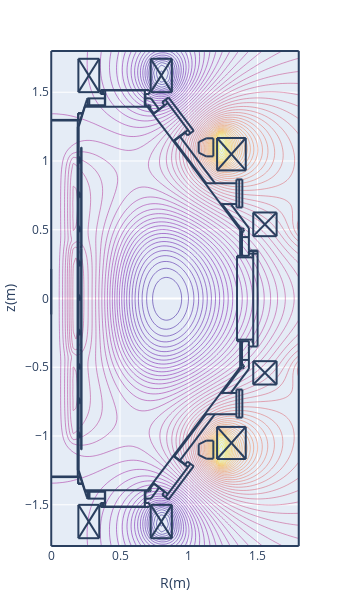

Notebook cell for this chart:
### Code cell
cond = sb.calc_equilibrium(condition, verbose=1)

### Figure 1 — Plotly figure (JSON) as saved in the notebook; plotly's stock layout.template omitted (floating-point values rounded to 4 significant figures; data arrays with more than 128 entries replaced by an {"elided": "..."} marker saying what was removed)
{"data": [{"contours": {"coloring": "lines"}, "dx": 0.02, "dy": 0.02, "ncontours": 100, "showscale": false, "type": "contour", "x0": 0, "y0": -1.8, "z": {"elided": "181x91 float values"}}], "layout": {"height": 597.3, "margin": {"autoexpand": false, "b": 50, "l": 50, "r": 50, "t": 50}, "shapes": [{"type": "line", "x0": 0.2652, "x1": 0.2652, "y0": -1.406, "y1": -1.455}, {"type": "line", "x0": 0.2766, "x1": 0.2766, "y0": -1.406, "y1": -1.455}, {"type": "line", "x0": 0.1927, "x1": 0.1927, "y0": -1.299, "y1": 1.299}, {"type": "line", "x0": 0.1927, "x1": 0.1927, "y0": -1.249, "y1": 1.249}, {"type": "line", "x0": 0.195, "x1": 0.195, "y0": -1.251, "y1": 1.249}, {"type": "line", "x0": 0.1995, "x1": 0.1995, "y0": -1.249, "y1": 1.249}, {"type": "line", "x0": 1.376, "x1": 0.7005, "y0": 0.4965, "y1": 1.394}, {"type": "line", "x0": 0.2199, "x1": 0.2199, "y0": 0.3695, "y1": 1.099}, {"type": "line", "x0": 0.2176, "x1": 0.2176, "y0": 0.3695, "y1": 1.099}, {"type": "line", "x0": 1.376, "x1": 0.7005, "y0": -0.4965, "y1": -1.394}, {"type": "line", "x0": 0.2176, "x1": 0.2176, "y0": -0.3695, "y1": -1.099}, {"type": "line", "x0": 0.2199, "x1": 0.2199, "y0": -0.3695, "y1": -1.099}, {"type": "line", "x0": 0.1995, "x1": 0.2448, "y0": -1.249, "y1": -1.394}, {"type": "line", "x0": 0.1972, "x1": 0.1972, "y0": -1.299, "y1": -1.344}, {"type": "line", "x0": 0.195, "x1": 0.195, "y0": -1.299, "y1": -1.349}, {"type": "line", "x0": 0.195, "x1": 0.229, "y0": -1.349, "y1": -1.349}, {"type": "line", "x0": 0.195, "x1": 0.2267, "y0": -1.344, "y1": -1.344}, {"type": "line", "x0": 0.1995, "x1": 0.1995, "y0": -0.9975, "y1": -0.9748}, {"type": "line", "x0": 0.2086, "x1": 0.2086, "y0": -1.009, "y1": -0.9907}, {"type": "line", "x0": 0.2086, "x1": 0.2086, "y0": -1.009, "y1": -0.9929}, {"type": "line", "x0": 0.2063, "x1": 0.2063, "y0": -1.011, "y1": -0.9748}, {"type": "line", "x0": 0, "x1": 0.2108, "y0": -1.294, "y1": -1.294}, {"type": "line", "x0": 0, "x1": 0.2131, "y0": -1.299, "y1": -1.299}, {"type": "line", "x0": 0.1995, "x1": 0.1995, "y0": -1.011, "y1": -1.002}, {"type": "line", "x0": 0.2063, "x1": 0.2086, "y0": -1.007, "y1": -1.007}, {"type": "line", "x0": 0.2086, "x1": 0.2086, "y0": -1.004, "y1": -1.004}, {"type": "line", "x0": 0.2086, "x1": 0.2176, "y0": -1.009, "y1": -1.009}, {"type": "line", "x0": 0.1995, "x1": 0.2063, "y0": -1.011, "y1": -1.011}, {"type": "line", "x0": 0.2199, "x1": 0.2176, "y0": -1.099, "y1": -1.099}, {"type": "line", "x0": 0.2063, "x1": 0.2086, "y0": -0.9929, "y1": -0.9929}, {"type": "line", "x0": 0.2086, "x1": 0.2086, "y0": -0.9975, "y1": -0.9975}, {"type": "line", "x0": 0.2086, "x1": 0.2176, "y0": -0.9929, "y1": -0.9929}, {"type": "line", "x0": 0.2086, "x1": 0.2176, "y0": -0.9907, "y1": -0.9907}, {"type": "line", "x0": 0.1995, "x1": 0.2063, "y0": -0.9748, "y1": -0.9748}, {"type": "line", "x0": 0.2086, "x1": 0.2176, "y0": -0.7594, "y1": -0.7594}, {"type": "line", "x0": 0.1995, "x1": 0.2063, "y0": -0.7617, "y1": -0.7617}, {"type": "line", "x0": 0.2086, "x1": 0.2086, "y0": -0.7594, "y1": -0.7413}, {"type": "line", "x0": 0.2086, "x1": 0.2086, "y0": -0.7594, "y1": -0.739}, {"type": "line", "x0": 0.1995, "x1": 0.1995, "y0": -0.7617, "y1": -0.7526}, {"type": "line", "x0": 0.2063, "x1": 0.2063, "y0": -0.7617, "y1": -0.7254}, {"type": "line", "x0": 0.1995, "x1": 0.2063, "y0": -0.7254, "y1": -0.7254}, {"type": "line", "x0": 0.2086, "x1": 0.2176, "y0": -0.739, "y1": -0.739}, {"type": "line", "x0": 0.2086, "x1": 0.2176, "y0": -0.7413, "y1": -0.7413}, {"type": "line", "x0": 0.2086, "x1": 0.2086, "y0": -0.7526, "y1": -0.7526}, {"type": "line", "x0": 0.2063, "x1": 0.2086, "y0": -0.7572, "y1": -0.7572}, {"type": "line", "x0": 0.2086, "x1": 0.2086, "y0": -0.7458, "y1": -0.7458}, {"type": "line", "x0": 0.2063, "x1": 0.2086, "y0": -0.7436, "y1": -0.7436}, {"type": "line", "x0": 0.1995, "x1": 0.1995, "y0": -0.7481, "y1": -0.7254}, {"type": "line", "x0": 0.3582, "x1": 0.7141, "y0": -1.517, "y1": -1.517}, {"type": "line", "x0": 0.3854, "x1": 0.6869, "y0": -1.514, "y1": -1.514}, {"type": "line", "x0": 0.3854, "x1": 0.6869, "y0": -1.514, "y1": -1.514}, {"type": "line", "x0": 0.2426, "x1": 0.7096, "y0": -1.394, "y1": -1.394}, {"type": "line", "x0": 0.3922, "x1": 0.3922, "y0": -1.514, "y1": -1.394}, {"type": "line", "x0": 0.3582, "x1": 0.3582, "y0": -1.517, "y1": -1.487}, {"type": "line", "x0": 0.3786, "x1": 0.3786, "y0": -1.517, "y1": -1.487}, {"type": "line", "x0": 0.3695, "x1": 0.3695, "y0": -1.517, "y1": -1.487}, {"type": "line", "x0": 0.3831, "x1": 0.3831, "y0": -1.517, "y1": -1.512}, {"type": "line", "x0": 0.3831, "x1": 0.3854, "y0": -1.512, "y1": -1.514}, {"type": "line", "x0": 0.3854, "x1": 0.3854, "y0": -1.514, "y1": -1.514}, {"type": "line", "x0": 0.3899, "x1": 0.263, "y0": -1.455, "y1": -1.455}, {"type": "line", "x0": 0.3582, "x1": 0.3899, "y0": -1.487, "y1": -1.487}, {"type": "line", "x0": 0.2471, "x1": 0.3899, "y0": -1.406, "y1": -1.406}, {"type": "line", "x0": 0.2766, "x1": 0.2766, "y0": -1.455, "y1": -1.406}, {"type": "line", "x0": 0.2652, "x1": 0.2652, "y0": -1.455, "y1": -1.406}, {"type": "line", "x0": 0.2584, "x1": 0.263, "y0": -1.444, "y1": -1.455}, {"type": "line", "x0": 0.2426, "x1": 0.2448, "y0": -1.394, "y1": -1.392}, {"type": "line", "x0": 0.3899, "x1": 0.3899, "y0": -1.487, "y1": -1.394}, {"type": "line", "x0": 0.6801, "x1": 0.6801, "y0": -1.514, "y1": -1.394}, {"type": "line", "x0": 0.7141, "x1": 0.7141, "y0": -1.517, "y1": -1.487}, {"type": "line", "x0": 0.6914, "x1": 0.6914, "y0": -1.517, "y1": -1.512}, {"type": "line", "x0": 0.6914, "x1": 0.6869, "y0": -1.512, "y1": -1.514}, {"type": "line", "x0": 0.6869, "x1": 0.6869, "y0": -1.514, "y1": -1.514}, {"type": "line", "x0": 0.6846, "x1": 0.6846, "y0": -1.487, "y1": -1.394}, {"type": "line", "x0": 0.6846, "x1": 0.7141, "y0": -1.487, "y1": -1.487}, {"type": "line", "x0": 0.7254, "x1": 0.6846, "y0": -1.455, "y1": -1.455}, {"type": "line", "x0": 0.7118, "x1": 0.705, "y0": -1.392, "y1": -1.387}, {"type": "line", "x0": 0.7055, "x1": 0.715, "y0": -1.4, "y1": -1.402}, {"type": "line", "x0": 0.715, "x1": 0.7223, "y0": -1.402, "y1": -1.397}, {"type": "line", "x0": 0.7223, "x1": 0.7248, "y0": -1.397, "y1": -1.389}, {"type": "line", "x0": 0.7248, "x1": 0.7198, "y0": -1.389, "y1": -1.381}, {"type": "line", "x0": 0.6846, "x1": 0.7005, "y0": -1.406, "y1": -1.406}, {"type": "line", "x0": 0.2199, "x1": 0.2199, "y0": -0.3627, "y1": 0.3627}, {"type": "line", "x0": 0.2176, "x1": 0.2176, "y0": -0.3627, "y1": 0.3627}, {"type": "line", "x0": 0.1995, "x1": 0.1995, "y0": -0.4965, "y1": -0.4761}, {"type": "line", "x0": 0.2063, "x1": 0.2063, "y0": -0.5123, "y1": -0.4761}, {"type": "line", "x0": 0.1995, "x1": 0.1995, "y0": -0.5123, "y1": -0.5033}, {"type": "line", "x0": 0.2086, "x1": 0.2086, "y0": -0.5101, "y1": -0.4897}, {"type": "line", "x0": 0.2086, "x1": 0.2086, "y0": -0.5101, "y1": -0.4919}, {"type": "line", "x0": 0.2086, "x1": 0.2176, "y0": -0.5101, "y1": -0.5101}, {"type": "line", "x0": 0.2063, "x1": 0.2086, "y0": -0.4942, "y1": -0.4942}, {"type": "line", "x0": 0.2086, "x1": 0.2086, "y0": -0.4965, "y1": -0.4965}, {"type": "line", "x0": 0.2063, "x1": 0.2086, "y0": -0.5055, "y1": -0.5055}, {"type": "line", "x0": 0.2086, "x1": 0.2086, "y0": -0.5033, "y1": -0.5033}, {"type": "line", "x0": 0.2086, "x1": 0.2176, "y0": -0.4919, "y1": -0.4919}, {"type": "line", "x0": 0.2086, "x1": 0.2176, "y0": -0.4897, "y1": -0.4897}, {"type": "line", "x0": 0.1995, "x1": 0.2063, "y0": -0.5123, "y1": -0.5123}, {"type": "line", "x0": 0.1995, "x1": 0.2063, "y0": -0.4761, "y1": -0.4761}, {"type": "line", "x0": 0.2154, "x1": 0.2176, "y0": -0.365, "y1": -0.3627}, {"type": "line", "x0": 0.2206, "x1": 0.2218, "y0": -0.3642, "y1": -0.3614}, {"type": "line", "x0": 0.2199, "x1": 0.2176, "y0": -0.3695, "y1": -0.3695}, {"type": "line", "x0": 0.2176, "x1": 0.2154, "y0": -0.3786, "y1": -0.3786}, {"type": "line", "x0": 0.2154, "x1": 0.2154, "y0": -0.3786, "y1": -0.3695}, {"type": "line", "x0": 0.2176, "x1": 0.2176, "y0": -0.3786, "y1": -0.3695}, {"type": "line", "x0": 0.2169, "x1": 0.2157, "y0": -0.365, "y1": -0.3678}, {"type": "line", "x0": 0.2183, "x1": 0.2177, "y0": -0.3664, "y1": -0.3678}, {"type": "line", "x0": 0.2176, "x1": 0.2199, "y0": -0.3673, "y1": -0.365}, {"type": "line", "x0": 0.2192, "x1": 0.2197, "y0": -0.3628, "y1": -0.3614}, {"type": "line", "x0": 0.1995, "x1": 0.1995, "y0": -0.263, "y1": -0.2516}, {"type": "line", "x0": 0.2063, "x1": 0.2063, "y0": -0.263, "y1": -0.2267}, {"type": "line", "x0": 0.2086, "x1": 0.2086, "y0": -0.2607, "y1": -0.2426}, {"type": "line", "x0": 0.2086, "x1": 0.2086, "y0": -0.2607, "y1": -0.2403}, {"type": "line", "x0": 0.2086, "x1": 0.2176, "y0": -0.2607, "y1": -0.2607}, {"type": "line", "x0": 0.2086, "x1": 0.2086, "y0": -0.2539, "y1": -0.2539}, {"type": "line", "x0": 0.2063, "x1": 0.2086, "y0": -0.2562, "y1": -0.2562}, {"type": "line", "x0": 0.1995, "x1": 0.2063, "y0": -0.263, "y1": -0.263}, {"type": "line", "x0": 0.1995, "x1": 0.1995, "y0": -0.2471, "y1": -0.2267}, {"type": "line", "x0": 0.2086, "x1": 0.2176, "y0": -0.2403, "y1": -0.2403}, {"type": "line", "x0": 0.2086, "x1": 0.2176, "y0": -0.2426, "y1": -0.2426}, {"type": "line", "x0": 0.2086, "x1": 0.2086, "y0": -0.2471, "y1": -0.2471}, {"type": "line", "x0": 0.2063, "x1": 0.2086, "y0": -0.2426, "y1": -0.2426}, {"type": "line", "x0": 0.1995, "x1": 0.2063, "y0": -0.2267, "y1": -0.2267}, {"type": "line", "x0": 0.1995, "x1": 0.2063, "y0": -0.01133, "y1": -0.01133}, {"type": "line", "x0": 0.1995, "x1": 0.2063, "y0": 0.02494, "y1": 0.02494}, {"type": "line", "x0": 0.1995, "x1": 0.1995, "y0": -0.01133, "y1": -0.002267}, {"type": "line", "x0": 0.1995, "x1": 0.1995, "y0": 0.002267, "y1": 0.02494}, {"type": "line", "x0": 0.2063, "x1": 0.2063, "y0": -0.01133, "y1": 0.02494}, {"type": "line", "x0": 0.2086, "x1": 0.2086, "y0": -0.009068, "y1": 0.006801}, {"type": "line", "x0": 0.2086, "x1": 0.2086, "y0": -0.009068, "y1": 0.009068}, {"type": "line", "x0": 0.2086, "x1": 0.2176, "y0": -0.009068, "y1": -0.009068}, {"type": "line", "x0": 0.2086, "x1": 0.2086, "y0": -0.004534, "y1": -0.004534}, {"type": "line", "x0": 0.2063, "x1": 0.2086, "y0": -0.006801, "y1": -0.006801}, {"type": "line", "x0": 0.2086, "x1": 0.2176, "y0": 0.009068, "y1": 0.009068}, {"type": "line", "x0": 0.2086, "x1": 0.2176, "y0": 0.006801, "y1": 0.006801}, {"type": "line", "x0": 0.2086, "x1": 0.2086, "y0": 0.002267, "y1": 0.002267}, {"type": "line", "x0": 0.2063, "x1": 0.2086, "y0": 0.006801, "y1": 0.006801}, {"type": "line", "x0": 0.2176, "x1": 0.2176, "y0": 0.3786, "y1": 0.3695}, {"type": "line", "x0": 0.2154, "x1": 0.2154, "y0": 0.3786, "y1": 0.3695}, {"type": "line", "x0": 0.1995, "x1": 0.1995, "y0": 0.2516, "y1": 0.2743}, {"type": "line", "x0": 0.2063, "x1": 0.2063, "y0": 0.238, "y1": 0.2743}, {"type": "line", "x0": 0.2086, "x1": 0.2086, "y0": 0.2403, "y1": 0.2607}, {"type": "line", "x0": 0.1995, "x1": 0.2063, "y0": 0.238, "y1": 0.238}, {"type": "line", "x0": 0.1995, "x1": 0.1995, "y0": 0.238, "y1": 0.2471}, {"type": "line", "x0": 0.2063, "x1": 0.2086, "y0": 0.2562, "y1": 0.2562}, {"type": "line", "x0": 0.2086, "x1": 0.2086, "y0": 0.2539, "y1": 0.2539}, {"type": "line", "x0": 0.2086, "x1": 0.2176, "y0": 0.2584, "y1": 0.2584}, {"type": "line", "x0": 0.2063, "x1": 0.2086, "y0": 0.2426, "y1": 0.2426}, {"type": "line", "x0": 0.2086, "x1": 0.2086, "y0": 0.2471, "y1": 0.2471}, {"type": "line", "x0": 0.2086, "x1": 0.2176, "y0": 0.2403, "y1": 0.2403}, {"type": "line", "x0": 0.2086, "x1": 0.2086, "y0": 0.2403, "y1": 0.2584}, {"type": "line", "x0": 0.2086, "x1": 0.2176, "y0": 0.2607, "y1": 0.2607}, {"type": "line", "x0": 0.1995, "x1": 0.2063, "y0": 0.2743, "y1": 0.2743}, {"type": "line", "x0": 0.2177, "x1": 0.2183, "y0": 0.3696, "y1": 0.3682}, {"type": "line", "x0": 0.2157, "x1": 0.2169, "y0": 0.3696, "y1": 0.3668}, {"type": "line", "x0": 0.2176, "x1": 0.2199, "y0": 0.3673, "y1": 0.365}, {"type": "line", "x0": 0.2218, "x1": 0.2206, "y0": 0.3632, "y1": 0.366}, {"type": "line", "x0": 0.2154, "x1": 0.2176, "y0": 0.365, "y1": 0.3627}, {"type": "line", "x0": 0.2197, "x1": 0.2192, "y0": 0.3632, "y1": 0.3646}, {"type": "line", "x0": 0.2199, "x1": 0.2176, "y0": 0.3695, "y1": 0.3695}, {"type": "line", "x0": 0.2176, "x1": 0.2154, "y0": 0.3786, "y1": 0.3786}, {"type": "line", "x0": 0.1995, "x1": 0.1995, "y0": 0.5033, "y1": 0.5237}, {"type": "line", "x0": 0.1995, "x1": 0.1995, "y0": 0.4874, "y1": 0.4965}, {"type": "line", "x0": 0.2063, "x1": 0.2063, "y0": 0.4874, "y1": 0.5237}, {"type": "line", "x0": 0.2086, "x1": 0.2086, "y0": 0.4897, "y1": 0.5078}, {"type": "line", "x0": 0.2086, "x1": 0.2086, "y0": 0.4897, "y1": 0.5101}, {"type": "line", "x0": 0.2086, "x1": 0.2176, "y0": 0.4897, "y1": 0.4897}, {"type": "line", "x0": 0.2086, "x1": 0.2086, "y0": 0.4965, "y1": 0.4965}, {"type": "line", "x0": 0.2063, "x1": 0.2086, "y0": 0.4942, "y1": 0.4942}, {"type": "line", "x0": 0.2086, "x1": 0.2176, "y0": 0.5101, "y1": 0.5101}, {"type": "line", "x0": 0.2086, "x1": 0.2176, "y0": 0.5078, "y1": 0.5078}, {"type": "line", "x0": 0.2086, "x1": 0.2086, "y0": 0.5033, "y1": 0.5033}, {"type": "line", "x0": 0.2063, "x1": 0.2086, "y0": 0.5055, "y1": 0.5055}, {"type": "line", "x0": 0.1995, "x1": 0.2063, "y0": 0.4874, "y1": 0.4874}, {"type": "line", "x0": 0.1995, "x1": 0.2063, "y0": 0.5237, "y1": 0.5237}, {"type": "line", "x0": 1.501, "x1": 1.501, "y0": 0.3491, "y1": -0.3491}, {"type": "line", "x0": 1.351, "x1": 1.351, "y0": 0.3106, "y1": -0.3106}, {"type": "line", "x0": 1.469, "x1": 1.469, "y0": 0.3491, "y1": -0.3491}, {"type": "line", "x0": 1.387, "x1": 1.387, "y0": -0.3106, "y1": -0.4965}, {"type": "line", "x0": 1.374, "x1": 1.374, "y0": -0.3106, "y1": -0.4965}, {"type": "line", "x0": 1.462, "x1": 1.462, "y0": -0.3196, "y1": -0.3106}, {"type": "line", "x0": 1.437, "x1": 1.437, "y0": -0.3106, "y1": -0.3491}, {"type": "line", "x0": 1.437, "x1": 1.501, "y0": -0.3491, "y1": -0.3491}, {"type": "line", "x0": 1.437, "x1": 1.437, "y0": -0.3491, "y1": -0.5123}, {"type": "line", "x0": 1.379, "x1": 1.392, "y0": -0.5069, "y1": -0.5093}, {"type": "line", "x0": 1.392, "x1": 1.402, "y0": -0.5093, "y1": -0.4997}, {"type": "line", "x0": 1.402, "x1": 1.4, "y0": -0.4997, "y1": -0.4862}, {"type": "line", "x0": 1.4, "x1": 1.388, "y0": -0.4862, "y1": -0.48}, {"type": "line", "x0": 1.374, "x1": 1.374, "y0": -0.4965, "y1": -0.4987}, {"type": "line", "x0": 1.383, "x1": 1.378, "y0": -0.501, "y1": -0.4965}, {"type": "line", "x0": 1.387, "x1": 1.437, "y0": -0.4466, "y1": -0.4466}, {"type": "line", "x0": 1.462, "x1": 1.469, "y0": -0.3196, "y1": -0.3196}, {"type": "line", "x0": 1.351, "x1": 1.469, "y0": -0.2992, "y1": -0.2992}, {"type": "line", "x0": 1.351, "x1": 1.437, "y0": -0.3106, "y1": -0.3106}, {"type": "line", "x0": 1.462, "x1": 1.469, "y0": -0.3106, "y1": -0.3106}, {"type": "line", "x0": 1.437, "x1": 1.437, "y0": 0.5123, "y1": 0.3514}, {"type": "line", "x0": 1.387, "x1": 1.387, "y0": 0.4965, "y1": 0.3106}, {"type": "line", "x0": 1.374, "x1": 1.374, "y0": 0.4965, "y1": 0.3106}, {"type": "line", "x0": 1.437, "x1": 1.501, "y0": 0.3491, "y1": 0.3491}, {"type": "line", "x0": 1.501, "x1": 1.437, "y0": 0.3264, "y1": 0.3264}, {"type": "line", "x0": 1.501, "x1": 1.437, "y0": 0.3446, "y1": 0.3446}, {"type": "line", "x0": 1.351, "x1": 1.469, "y0": 0.2992, "y1": 0.2992}, {"type": "line", "x0": 1.351, "x1": 1.437, "y0": 0.3106, "y1": 0.3106}, {"type": "line", "x0": 1.462, "x1": 1.462, "y0": 0.3196, "y1": 0.3106}, {"type": "line", "x0": 1.437, "x1": 1.437, "y0": 0.3514, "y1": 0.3106}, {"type": "line", "x0": 1.462, "x1": 1.469, "y0": 0.3106, "y1": 0.3106}, {"type": "line", "x0": 1.462, "x1": 1.469, "y0": 0.3196, "y1": 0.3196}, {"type": "line", "x0": 1.388, "x1": 1.4, "y0": 0.4818, "y1": 0.488}, {"type": "line", "x0": 1.4, "x1": 1.402, "y0": 0.488, "y1": 0.5015}, {"type": "line", "x0": 1.402, "x1": 1.392, "y0": 0.5015, "y1": 0.5111}, {"type": "line", "x0": 1.392, "x1": 1.379, "y0": 0.5111, "y1": 0.5088}, {"type": "line", "x0": 1.387, "x1": 1.437, "y0": 0.4466, "y1": 0.4466}, {"type": "line", "x0": 1.374, "x1": 1.374, "y0": 0.4965, "y1": 0.4987}, {"type": "line", "x0": 1.383, "x1": 1.378, "y0": 0.501, "y1": 0.4965}, {"type": "line", "x0": 0.1995, "x1": 0.2448, "y0": 1.249, "y1": 1.394}, {"type": "line", "x0": 0.1995, "x1": 0.1995, "y0": 0.7526, "y1": 0.773}, {"type": "line", "x0": 0.2063, "x1": 0.2063, "y0": 0.7368, "y1": 0.773}, {"type": "line", "x0": 0.1995, "x1": 0.1995, "y0": 0.7368, "y1": 0.7481}, {"type": "line", "x0": 0.2063, "x1": 0.2086, "y0": 0.7572, "y1": 0.7572}, {"type": "line", "x0": 0.2086, "x1": 0.2086, "y0": 0.7526, "y1": 0.7526}, {"type": "line", "x0": 0.2063, "x1": 0.2086, "y0": 0.7436, "y1": 0.7436}, {"type": "line", "x0": 0.2086, "x1": 0.2086, "y0": 0.7458, "y1": 0.7458}, {"type": "line", "x0": 0.2086, "x1": 0.2086, "y0": 0.739, "y1": 0.7594}, {"type": "line", "x0": 0.2086, "x1": 0.2086, "y0": 0.739, "y1": 0.7572}, {"type": "line", "x0": 0.2086, "x1": 0.2176, "y0": 0.739, "y1": 0.739}, {"type": "line", "x0": 0.2086, "x1": 0.2176, "y0": 0.7572, "y1": 0.7572}, {"type": "line", "x0": 0.2086, "x1": 0.2176, "y0": 0.7594, "y1": 0.7594}, {"type": "line", "x0": 0.1995, "x1": 0.2063, "y0": 0.7368, "y1": 0.7368}, {"type": "line", "x0": 0.1995, "x1": 0.2063, "y0": 0.773, "y1": 0.773}, {"type": "line", "x0": 0.2086, "x1": 0.2086, "y0": 0.9907, "y1": 1.009}, {"type": "line", "x0": 0.2086, "x1": 0.2086, "y0": 0.9907, "y1": 1.007}, {"type": "line", "x0": 0.2086, "x1": 0.2176, "y0": 0.9907, "y1": 0.9907}, {"type": "line", "x0": 0.2086, "x1": 0.2176, "y0": 1.007, "y1": 1.007}, {"type": "line", "x0": 0.2086, "x1": 0.2176, "y0": 1.009, "y1": 1.009}, {"type": "line", "x0": 0.2063, "x1": 0.2063, "y0": 0.9884, "y1": 1.025}, {"type": "line", "x0": 0.2086, "x1": 0.2086, "y0": 1.009, "y1": 1.025}, {"type": "line", "x0": 0.1995, "x1": 0.1995, "y0": 1.002, "y1": 1.025}, {"type": "line", "x0": 0.1995, "x1": 0.1995, "y0": 1.002, "y1": 1.025}, {"type": "line", "x0": 0.1995, "x1": 0.1995, "y0": 0.9884, "y1": 0.9975}, {"type": "line", "x0": 0.2086, "x1": 0.2086, "y0": 1.009, "y1": 1.025}, {"type": "line", "x0": 0.2063, "x1": 0.2063, "y0": 0.9884, "y1": 1.025}, {"type": "line", "x0": 0.2086, "x1": 0.2176, "y0": 1.009, "y1": 1.009}, {"type": "line", "x0": 0.2086, "x1": 0.2176, "y0": 1.007, "y1": 1.007}, {"type": "line", "x0": 0.2086, "x1": 0.2176, "y0": 0.9907, "y1": 0.9907}, {"type": "line", "x0": 0.2086, "x1": 0.2086, "y0": 0.9907, "y1": 1.007}, {"type": "line", "x0": 0.2086, "x1": 0.2086, "y0": 0.9907, "y1": 1.009}, {"type": "line", "x0": 0.2086, "x1": 0.2086, "y0": 0.9952, "y1": 0.9952}, {"type": "line", "x0": 0.2086, "x1": 0.2086, "y0": 0.9884, "y1": 0.9907}, {"type": "line", "x0": 0.2063, "x1": 0.2086, "y0": 0.9929, "y1": 0.9929}, {"type": "line", "x0": 0.2086, "x1": 0.2086, "y0": 1.002, "y1": 1.002}, {"type": "line", "x0": 0.2063, "x1": 0.2086, "y0": 1.007, "y1": 1.007}, {"type": "line", "x0": 0.1995, "x1": 0.2086, "y0": 0.9884, "y1": 0.9884}, {"type": "line", "x0": 0.1995, "x1": 0.2086, "y0": 1.025, "y1": 1.025}, {"type": "line", "x0": 0.1995, "x1": 0.2086, "y0": 1.025, "y1": 1.025}, {"type": "line", "x0": 0.2063, "x1": 0.2086, "y0": 1.007, "y1": 1.007}, {"type": "line", "x0": 0.2086, "x1": 0.2086, "y0": 1.002, "y1": 1.002}, {"type": "line", "x0": 0.2063, "x1": 0.2086, "y0": 0.9929, "y1": 0.9929}, {"type": "line", "x0": 0.2086, "x1": 0.2086, "y0": 0.9884, "y1": 0.9907}, {"type": "line", "x0": 0.2086, "x1": 0.2086, "y0": 0.9952, "y1": 0.9952}, {"type": "line", "x0": 0.1995, "x1": 0.1995, "y0": 0.9884, "y1": 0.9975}, {"type": "line", "x0": 0.1995, "x1": 0.2086, "y0": 0.9884, "y1": 0.9884}, {"type": "line", "x0": 0.2199, "x1": 0.2176, "y0": 1.099, "y1": 1.099}, {"type": "line", "x0": 0, "x1": 0.2131, "y0": 1.299, "y1": 1.299}, {"type": "line", "x0": 0, "x1": 0.2108, "y0": 1.294, "y1": 1.294}, {"type": "line", "x0": 0.195, "x1": 0.2267, "y0": 1.344, "y1": 1.344}, {"type": "line", "x0": 0.195, "x1": 0.229, "y0": 1.349, "y1": 1.349}, {"type": "line", "x0": 0.195, "x1": 0.195, "y0": 1.299, "y1": 1.349}, {"type": "line", "x0": 0.1972, "x1": 0.1972, "y0": 1.299, "y1": 1.344}, {"type": "line", "x0": 0.2426, "x1": 0.2448, "y0": 1.394, "y1": 1.392}, {"type": "line", "x0": 0.7096, "x1": 0.7028, "y0": 1.394, "y1": 1.39}, {"type": "line", "x0": 0.718, "x1": 0.723, "y0": 1.385, "y1": 1.393}, {"type": "line", "x0": 0.723, "x1": 0.7205, "y0": 1.393, "y1": 1.402}, {"type": "line", "x0": 0.7205, "x1": 0.7132, "y0": 1.402, "y1": 1.407}, {"type": "line", "x0": 0.7132, "x1": 0.7037, "y0": 1.407, "y1": 1.404}, {"type": "line", "x0": 0.2426, "x1": 0.7096, "y0": 1.394, "y1": 1.394}, {"type": "line", "x0": 0.3854, "x1": 0.6869, "y0": 1.514, "y1": 1.514}, {"type": "line", "x0": 0.3854, "x1": 0.6869, "y0": 1.514, "y1": 1.514}, {"type": "line", "x0": 0.3582, "x1": 0.7141, "y0": 1.517, "y1": 1.517}, {"type": "line", "x0": 0.3899, "x1": 0.263, "y0": 1.455, "y1": 1.455}, {"type": "line", "x0": 0.2471, "x1": 0.3899, "y0": 1.406, "y1": 1.406}, {"type": "line", "x0": 0.3582, "x1": 0.3899, "y0": 1.487, "y1": 1.487}, {"type": "line", "x0": 0.2584, "x1": 0.263, "y0": 1.444, "y1": 1.455}, {"type": "line", "x0": 0.2652, "x1": 0.2652, "y0": 1.455, "y1": 1.406}, {"type": "line", "x0": 0.2766, "x1": 0.2766, "y0": 1.455, "y1": 1.406}, {"type": "line", "x0": 0.3582, "x1": 0.3582, "y0": 1.517, "y1": 1.487}, {"type": "line", "x0": 0.3899, "x1": 0.3899, "y0": 1.487, "y1": 1.394}, {"type": "line", "x0": 0.3922, "x1": 0.3922, "y0": 1.514, "y1": 1.394}, {"type": "line", "x0": 0.3854, "x1": 0.3854, "y0": 1.514, "y1": 1.514}, {"type": "line", "x0": 0.3831, "x1": 0.3854, "y0": 1.512, "y1": 1.514}, {"type": "line", "x0": 0.3831, "x1": 0.3831, "y0": 1.517, "y1": 1.512}, {"type": "line", "x0": 0.3695, "x1": 0.3695, "y0": 1.517, "y1": 1.487}, {"type": "line", "x0": 0.3786, "x1": 0.3786, "y0": 1.517, "y1": 1.487}, {"type": "line", "x0": 0.6846, "x1": 0.6846, "y0": 1.487, "y1": 1.394}, {"type": "line", "x0": 0.6801, "x1": 0.6801, "y0": 1.514, "y1": 1.394}, {"type": "line", "x0": 0.6846, "x1": 0.7005, "y0": 1.406, "y1": 1.406}, {"type": "line", "x0": 0.6846, "x1": 0.7141, "y0": 1.487, "y1": 1.487}, {"type": "line", "x0": 0.6869, "x1": 0.6869, "y0": 1.514, "y1": 1.514}, {"type": "line", "x0": 0.6914, "x1": 0.6869, "y0": 1.512, "y1": 1.514}, {"type": "line", "x0": 0.6914, "x1": 0.6914, "y0": 1.517, "y1": 1.512}, {"type": "line", "x0": 0.7141, "x1": 0.7141, "y0": 1.517, "y1": 1.487}, {"type": "line", "x0": 0.7254, "x1": 0.6846, "y0": 1.455, "y1": 1.455}, {"type": "line", "x0": 0.7844, "x1": 0.7254, "y0": 1.376, "y1": 1.455}, {"type": "line", "x0": 0.7458, "x1": 0.7005, "y0": 1.347, "y1": 1.406}, {"type": "line", "x0": 0, "x1": 0, "y0": 0.2154, "y1": -0.1156}, {"type": "line", "x0": 0.7844, "x1": 0.7254, "y0": -1.376, "y1": -1.455}, {"type": "line", "x0": 0.7458, "x1": 0.7005, "y0": -1.347, "y1": -1.406}, {"type": "line", "x0": 1.437, "x1": 1.306, "y0": 0.5123, "y1": 0.6869}, {"type": "line", "x0": 1.387, "x1": 1.242, "y0": 0.4965, "y1": 0.6869}, {"type": "line", "x0": 1.347, "x1": 1.118, "y0": 0.8388, "y1": 0.8388}, {"type": "line", "x0": 1.347, "x1": 1.347, "y0": 0.866, "y1": 0.662}, {"type": "line", "x0": 1.367, "x1": 1.367, "y0": 0.866, "y1": 0.662}, {"type": "line", "x0": 1.39, "x1": 1.39, "y0": 0.866, "y1": 0.662}, {"type": "line", "x0": 1.39, "x1": 1.347, "y0": 0.866, "y1": 0.866}, {"type": "line", "x0": 1.39, "x1": 1.347, "y0": 0.662, "y1": 0.662}, {"type": "line", "x0": 1.347, "x1": 1.233, "y0": 0.6869, "y1": 0.6869}, {"type": "line", "x0": 1.347, "x1": 1.118, "y0": -0.8411, "y1": -0.8411}, {"type": "line", "x0": 1.347, "x1": 1.347, "y0": -0.866, "y1": -0.662}, {"type": "line", "x0": 1.367, "x1": 1.367, "y0": -0.866, "y1": -0.662}, {"type": "line", "x0": 1.39, "x1": 1.39, "y0": -0.866, "y1": -0.662}, {"type": "line", "x0": 1.39, "x1": 1.347, "y0": -0.866, "y1": -0.866}, {"type": "line", "x0": 1.39, "x1": 1.347, "y0": -0.662, "y1": -0.662}, {"type": "line", "x0": 1.347, "x1": 1.233, "y0": -0.6869, "y1": -0.6869}, {"type": "line", "x0": 1.437, "x1": 1.306, "y0": -0.5123, "y1": -0.6869}, {"type": "line", "x0": 1.387, "x1": 1.242, "y0": -0.4965, "y1": -0.6869}, {"type": "line", "x0": 0.195, "x1": 0.2584, "y0": -1.251, "y1": -1.444}, {"type": "line", "x0": 0.195, "x1": 0.2584, "y0": 1.249, "y1": 1.444}, {"type": "line", "x0": 0.8524, "x1": 0.8071, "y0": 1.462, "y1": 1.428}, {"type": "line", "x0": 0.8071, "x1": 0.8229, "y0": 1.428, "y1": 1.406}, {"type": "line", "x0": 0.8229, "x1": 0.739, "y0": 1.406, "y1": 1.342}, {"type": "line", "x0": 0.8479, "x1": 0.7413, "y0": 1.421, "y1": 1.34}, {"type": "line", "x0": 0.8524, "x1": 1.036, "y0": 1.462, "y1": 1.22}, {"type": "line", "x0": 0.8297, "x1": 1.013, "y0": 1.446, "y1": 1.202}, {"type": "line", "x0": 0.9952, "x1": 0.8864, "y0": 1.226, "y1": 1.145}, {"type": "line", "x0": 1.036, "x1": 0.9907, "y0": 1.22, "y1": 1.186}, {"type": "line", "x0": 0.9748, "x1": 0.9907, "y0": 1.206, "y1": 1.186}, {"type": "line", "x0": 0.9748, "x1": 0.8887, "y0": 1.206, "y1": 1.143}, {"type": "line", "x0": 1.19, "x1": 0.9363, "y0": 0.8388, "y1": 1.177}, {"type": "line", "x0": 1.127, "x1": 0.8955, "y0": 0.8388, "y1": 1.147}, {"type": "line", "x0": 0.8524, "x1": 0.8071, "y0": -1.462, "y1": -1.428}, {"type": "line", "x0": 0.8071, "x1": 0.8229, "y0": -1.428, "y1": -1.406}, {"type": "line", "x0": 0.8229, "x1": 0.739, "y0": -1.406, "y1": -1.342}, {"type": "line", "x0": 0.8479, "x1": 0.7413, "y0": -1.421, "y1": -1.34}, {"type": "line", "x0": 0.8524, "x1": 1.036, "y0": -1.462, "y1": -1.22}, {"type": "line", "x0": 0.8297, "x1": 1.013, "y0": -1.446, "y1": -1.202}, {"type": "line", "x0": 0.9952, "x1": 0.8864, "y0": -1.226, "y1": -1.145}, {"type": "line", "x0": 1.036, "x1": 0.9907, "y0": -1.22, "y1": -1.186}, {"type": "line", "x0": 0.9748, "x1": 0.9907, "y0": -1.206, "y1": -1.186}, {"type": "line", "x0": 0.9748, "x1": 0.8887, "y0": -1.206, "y1": -1.143}, {"type": "line", "x0": 1.19, "x1": 0.9363, "y0": -0.8411, "y1": -1.177}, {"type": "line", "x0": 1.127, "x1": 0.8955, "y0": -0.8411, "y1": -1.147}, {"type": "line", "x0": 0.1972, "x1": 0.1972, "y0": -1.501, "y1": -1.743}, {"type": "line", "x0": 0.1972, "x1": 0.3491, "y0": -1.743, "y1": -1.743}, {"type": "line", "x0": 0.3491, "x1": 0.3491, "y0": -1.743, "y1": -1.501}, {"type": "line", "x0": 0.3491, "x1": 0.1972, "y0": -1.501, "y1": -1.501}, {"type": "line", "x0": 0.1972, "x1": 0.1972, "y0": 1.743, "y1": 1.501}, {"type": "line", "x0": 0.1972, "x1": 0.3491, "y0": 1.501, "y1": 1.501}, {"type": "line", "x0": 0.3491, "x1": 0.3491, "y0": 1.501, "y1": 1.743}, {"type": "line", "x0": 0.3491, "x1": 0.1972, "y0": 1.743, "y1": 1.743}, {"type": "line", "x0": 0.7232, "x1": 0.7232, "y0": 1.743, "y1": 1.501}, {"type": "line", "x0": 0.7232, "x1": 0.8773, "y0": 1.501, "y1": 1.501}, {"type": "line", "x0": 0.8773, "x1": 0.8773, "y0": 1.501, "y1": 1.743}, {"type": "line", "x0": 0.8773, "x1": 0.7232, "y0": 1.743, "y1": 1.743}, {"type": "line", "x0": 0.7232, "x1": 0.7232, "y0": -1.501, "y1": -1.743}, {"type": "line", "x0": 0.7232, "x1": 0.8773, "y0": -1.743, "y1": -1.743}, {"type": "line", "x0": 0.8773, "x1": 0.8773, "y0": -1.743, "y1": -1.501}, {"type": "line", "x0": 0.8773, "x1": 0.7232, "y0": -1.501, "y1": -1.501}, {"type": "line", "x0": 1.206, "x1": 1.206, "y0": -0.934, "y1": -1.168}, {"type": "line", "x0": 1.206, "x1": 1.415, "y0": -1.168, "y1": -1.168}, {"type": "line", "x0": 1.415, "x1": 1.415, "y0": -1.168, "y1": -0.934}, {"type": "line", "x0": 1.415, "x1": 1.206, "y0": -0.934, "y1": -0.934}, {"type": "line", "x0": 1.206, "x1": 1.206, "y0": 1.168, "y1": 0.9317}, {"type": "line", "x0": 1.206, "x1": 1.415, "y0": 0.9317, "y1": 0.9317}, {"type": "line", "x0": 1.415, "x1": 1.415, "y0": 0.9317, "y1": 1.168}, {"type": "line", "x0": 1.415, "x1": 1.206, "y0": 1.168, "y1": 1.168}, {"type": "line", "x0": 1.469, "x1": 1.469, "y0": 0.6257, "y1": 0.4534}, {"type": "line", "x0": 1.469, "x1": 1.639, "y0": 0.4534, "y1": 0.4534}, {"type": "line", "x0": 1.639, "x1": 1.639, "y0": 0.4534, "y1": 0.6257}, {"type": "line", "x0": 1.639, "x1": 1.469, "y0": 0.6257, "y1": 0.6257}, {"type": "line", "x0": 1.469, "x1": 1.469, "y0": -0.4557, "y1": -0.6257}, {"type": "line", "x0": 1.469, "x1": 1.639, "y0": -0.6257, "y1": -0.6257}, {"type": "line", "x0": 1.639, "x1": 1.639, "y0": -0.6257, "y1": -0.4557}, {"type": "line", "x0": 1.639, "x1": 1.469, "y0": -0.4557, "y1": -0.4557}, {"type": "line", "x0": 1.072, "x1": 1.127, "y0": 1.138, "y1": 1.165}, {"type": "line", "x0": 1.127, "x1": 1.179, "y0": 1.165, "y1": 1.165}, {"type": "line", "x0": 1.179, "x1": 1.179, "y0": 1.165, "y1": 1.034}, {"type": "line", "x0": 1.179, "x1": 1.127, "y0": 1.034, "y1": 1.034}, {"type": "line", "x0": 1.127, "x1": 1.072, "y0": 1.034, "y1": 1.061}, {"type": "line", "x0": 1.072, "x1": 1.072, "y0": 1.061, "y1": 1.138}, {"type": "line", "x0": 1.072, "x1": 1.072, "y0": -1.138, "y1": -1.061}, {"type": "line", "x0": 1.072, "x1": 1.127, "y0": -1.061, "y1": -1.034}, {"type": "line", "x0": 1.127, "x1": 1.179, "y0": -1.034, "y1": -1.034}, {"type": "line", "x0": 1.179, "x1": 1.179, "y0": -1.034, "y1": -1.165}, {"type": "line", "x0": 1.179, "x1": 1.127, "y0": -1.165, "y1": -1.165}, {"type": "line", "x0": 1.127, "x1": 1.072, "y0": -1.165, "y1": -1.138}, {"type": "line", "x0": 1.469, "x1": 1.639, "y0": 0.6257, "y1": 0.4534}, {"type": "line", "x0": 1.469, "x1": 1.639, "y0": 0.4534, "y1": 0.6257}, {"type": "line", "x0": 1.206, "x1": 1.415, "y0": 1.168, "y1": 0.9317}, {"type": "line", "x0": 1.206, "x1": 1.415, "y0": 0.9317, "y1": 1.168}, {"type": "line", "x0": 1.469, "x1": 1.639, "y0": -0.6257, "y1": -0.4557}, {"type": "line", "x0": 1.469, "x1": 1.639, "y0": -0.4557, "y1": -0.6257}, {"type": "line", "x0": 1.415, "x1": 1.206, "y0": -0.934, "y1": -1.168}, {"type": "line", "x0": 1.206, "x1": 1.415, "y0": -0.934, "y1": -1.168}, {"type": "line", "x0": 0.1972, "x1": 0.3491, "y0": -1.501, "y1": -1.743}, {"type": "line", "x0": 0.1972, "x1": 0.3491, "y0": -1.743, "y1": -1.501}, {"type": "line", "x0": 0.7232, "x1": 0.8773, "y0": -1.501, "y1": -1.743}, {"type": "line", "x0": 0.7232, "x1": 0.8773, "y0": -1.743, "y1": -1.501}, {"type": "line", "x0": 0.1972, "x1": 0.3491, "y0": 1.501, "y1": 1.743}, {"type": "line", "x0": 0.1972, "x1": 0.3491, "y0": 1.743, "y1": 1.501}, {"type": "line", "x0": 0.7232, "x1": 0.8773, "y0": 1.743, "y1": 1.501}, {"type": "line", "x0": 0.7232, "x1": 0.8773, "y0": 1.501, "y1": 1.743}, {"type": "line", "x0": 0, "x1": 1.8, "y0": 1.8, "y1": 1.8}, {"type": "line", "x0": 0, "x1": 1.8, "y0": -1.8, "y1": -1.8}, {"type": "line", "x0": 1.8, "x1": 1.8, "y0": -1.8, "y1": 1.8}, {"type": "line", "x0": 0, "x1": 0, "y0": 1.8, "y1": -1.8}], "width": 350, "xaxis": {"title": {"text": "R(m)"}}, "yaxis": {"scaleanchor": "x", "title": {"text": "z(m)"}}}}
